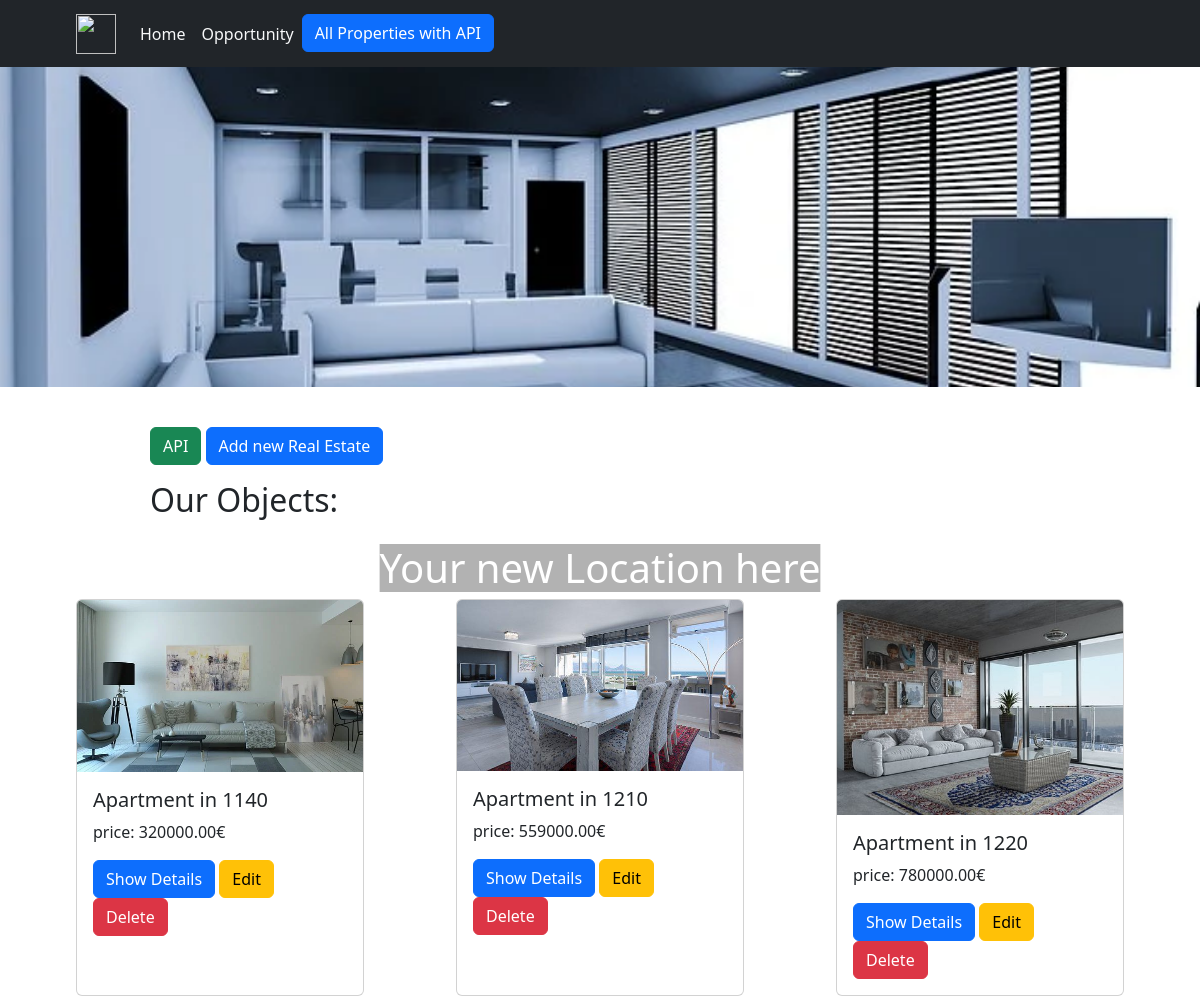
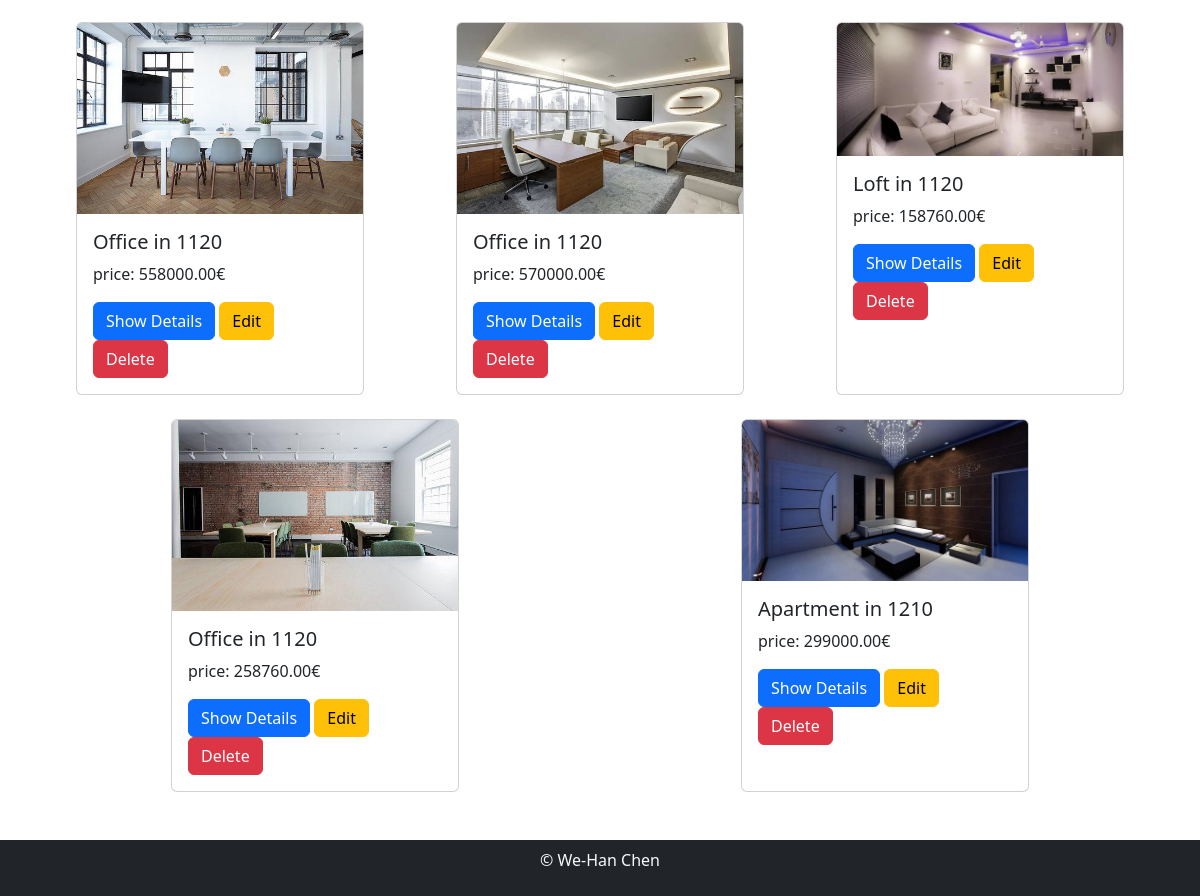
The page / on the database its author committed (2 pictures, top to bottom).
### tables this page shows
CREATE TABLE `properties` (
  `id` int(11) NOT NULL,
  `title` varchar(100) NOT NULL,
  `size` int(11) NOT NULL,
  `rooms` int(11) NOT NULL,
  `city` varchar(50) NOT NULL,
  `price` decimal(11,2) NOT NULL,
  `address` varchar(50) NOT NULL,
  `latitude` decimal(10,5) DEFAULT NULL,
  `longitude` decimal(10,5) DEFAULT NULL,
  `image` varchar(255) DEFAULT NULL,
  `reduction` enum('yes','no') NOT NULL
);

### index.php (the view, shortened to what this page needs)
<?php
require_once 'actions/db_connect.php';
$sql = "SELECT * FROM properties";
$result = mysqli_query($connect, $sql);
$tbody = '';
if (mysqli_num_rows($result)  > 0) {
    while ($row = mysqli_fetch_array($result, MYSQLI_ASSOC)) {
        $tbody .= "<div class='container col-lg-4 rows-col-md-2 rows-col-sm-1 d-flex justify-content-center animate__animated animate__fadeInLeft g-4'>
            <div class='card' style='width: 18rem;'>
      <img src='pictures/" . $row['image'] . "' class='card-img-top' alt='...'>
      <div class='card-body'>
        <h5 class='card-title'>" . $row['title'] . "</h5>
        <p>price: " . $row['price'] . "€</p>
        <a href='details.php?id=" . $row['id'] . "'><button class='button btn btn-primary' type='button'>Show Details</button></a>
        <a href='update.php?id=" . $row['id'] . "'><button class='button btn btn-warning' type='button'>Edit</button></a>
        <a href='delete.php?id=" . $row['id'] . "'><button class='button btn btn-danger' type='button'>Delete</button></a>
      </div>
    </div>
          </div>
            ";
    };
} else {
    $tbody =  "<tr><td colspan='5'><center>No Data Available </center></td></tr>";
}
?>
<!DOCTYPE html>
<html lang="en">
<head>
    <?php require_once 'components/boot.php' ?>
</head>
<body>
    <?php require_once 'components/navbar.php' ?>
    <div class="hero text-center align-items-center">
    <h1 class="hero-text text-center animate__animated animate__zoomIn">Your new Location here</h1>
  </div>
    <br>
    <div class="manageProduct w-75 mt-3">
        <div class='mb-3'>
        <a href="displayAll.php" class="btn btn-success" target="_blank">API</a>
            <a href="create.php"><button class='btn btn-primary' type="button">Add new Real Estate</button></a>
        </div>
        <p class='h2'>Our Objects:</p>
    </div>
    <div class="container">
        <br>
      </div>
    <div class="container">
        <br>
        <div class="row rows-col-lg-4 rows-col-md-2 rows-col-sm-1 animate__animated animate__fadeInLeft">
          <?= $tbody ?>
        </div>
      </div>
    <div class="mt-5">
        <?php require_once 'components/footer.php' ?>
    </div>
</body>
</html>

### components/boot.php (shortened to what this page needs)
<link href="https://cdn.jsdelivr.net/npm/bootstrap@5.2.0/dist/css/bootstrap.min.css" rel="stylesheet">
<link
    rel="stylesheet"
    href="https://cdnjs.cloudflare.com/ajax/libs/animate.css/4.1.1/animate.min.css"
  />

### components/navbar.php (shortened to what this page needs)
<nav class="navbar navbar-expand-lg navbar-light bg-dark" style="padding-inline:4rem;">
  <div class="container-fluid">
    <a class="navbar-brand" href="index.php">
      <img src="https://cdn.pixabay.com/photo/2017/02/22/09/26/icon-2088906__340.png" alt="" width="40" height="40" class="d-inline-block align-text-top">
    </a>
    <div class=" collapse navbar-collapse" id="navbarNav">
      <ul class="navbar-nav">
        <li class="nav-item">
          <a class="nav-link text-light" aria-current="page" href="index.php">Home</a>
        </li>
        <li class="nav-item">
          <a class="nav-link text-light" href="opportunity.html">Opportunity</a>
        </li>
        <li class="nav-item">
        <button class="btn btn-primary" onclick="getProp()">All Properties with API</button>
        </li>
      </ul>
    </div>
  </div>
</nav>

### components/footer.php
<div class="text-light text-center p-2 bg-dark">
    <footer>
        <p>&copy; We-Han Chen</p>
    </footer>
</div>

### index.php (style rules this page uses)
.manageProduct { margin: auto; }
.hero { width: 100%; height: 20rem; background-image: url("pictures/hero.jpg"); background-position: center; background-repeat: no-repeat; background-size: cover; }
.hero-text { text-align: center; position: absolute; top: 30%; left: 50%; transform: translate(-50%, -50%); color: white; background-color: #b2b2b2; background-color: rgba(0, 0, 0, .3); }

### rows shown on the page
properties: image (picture), title "Apartment in 1140", price "320000.00"
properties: shows a picture, title "Apartment in 1210", price "559000.00"
properties: shows a picture, title "Apartment in 1220", price "780000.00"
properties: shows a picture, title "Office in 1120", price "558000.00"
properties: shows a picture, title "Office in 1120", price "570000.00"
properties: shows a picture, title "Loft in 1120", price "158760.00"
properties: shows a picture, title "Office in 1120", price "258760.00"
properties: shows a picture, title "Apartment in 1210", price "299000.00"
